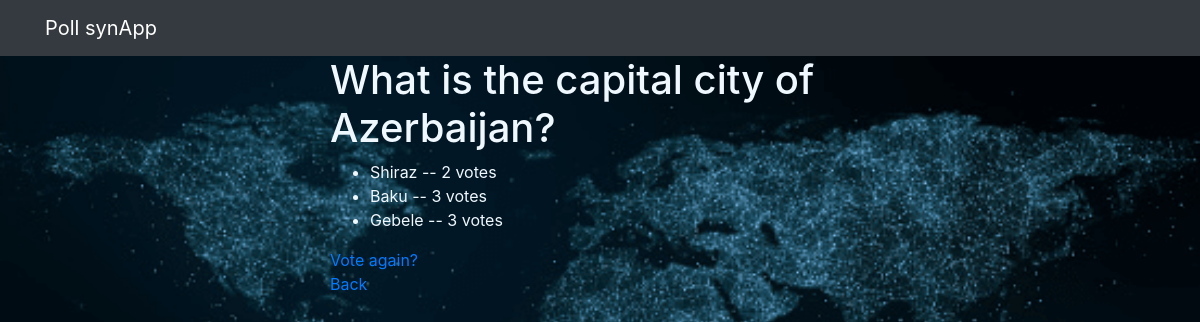
Before: /polls/4/results/ with the older database file.
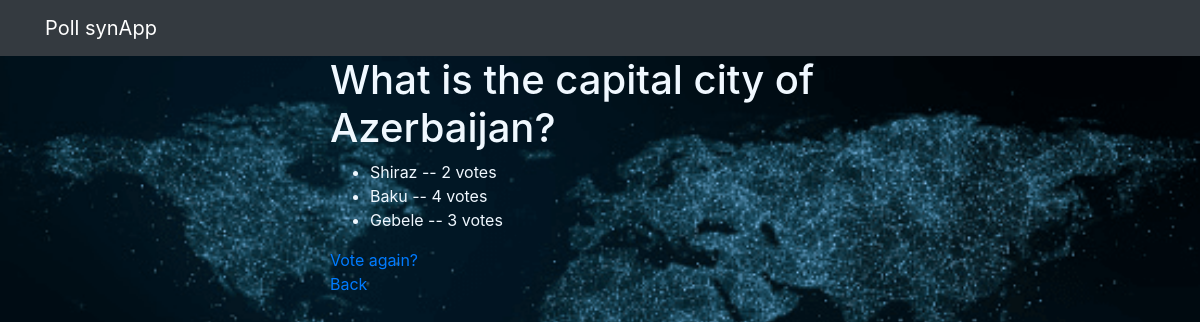
After: the same page with the newer database file.
### polls/models.py (models this page shows, shortened)
class Question(models.Model):
    question_text = models.CharField(max_length=200)
    pub_date = models.DateTimeField('date published')

class Choice(models.Model):
    question = models.ForeignKey(Question, on_delete=models.CASCADE)
    choice_text = models.CharField(max_length=200)
    votes = models.IntegerField(default=0)

### polls/views.py (the view)
# urls.py: path('<int:pk>/results/', views.ResultsView.as_view(), name='results'),
class ResultsView(generic.DetailView):
    model = Question
    template_name = 'polls/results.html'

### polls/templates/polls/results.html
{% extends 'base.html' %}
{% block content %}
{% load static %}
<link rel="stylesheet" href="{% static 'polls/style.css' %}">
<h1 style = "color: aliceblue;">{{ question.question_text }}</h1>
<ul>
{% for choice in question.choice_set.all %}
    <li style = "color: aliceblue;">{{ choice.choice_text }} -- {{ choice.votes }} vote{{ choice.votes|pluralize }}</li>
{% endfor %}
</ul>
<a href="{% url 'polls:detail' question.id %}">Vote again?</a>
<br>
<a href = "{% url 'polls:index' %}"> Back </a>
{% endblock %}

### polls/templates/base.html (shortened to what this page needs)
{% load static %}
<!DOCTYPE html>
<html lang="en">
  <head>
    <link
      rel="stylesheet"
      href="https://stackpath.bootstrapcdn.com/bootstrap/4.3.1/css/bootstrap.min.css"
    />
  </head>
  <body>
    {% include 'partials/_navbar.html' %}
    <div class="container">
      <div class="row">
        <div class="col-md-6 m-auto">
          {% block content %}{% endblock %}
        </div>
      </div>
    </div>
  </body>
</html>

### polls/templates/partials/_navbar.html (shortened to what this page needs)
<nav class="navbar navbar-dark bg-dark">
	<div class="container">
		<a class="navbar-brand" href="/">Poll synApp</a>
	</div>
</nav>

### polls/static/polls/style.css (style rules this page uses)
body { background-image: url(../polls/images/background.png); background-repeat: no-repeat; background-size: cover; }

Changed rows visible on the page:
changed Choice "Baku": votes "3" → "4"
